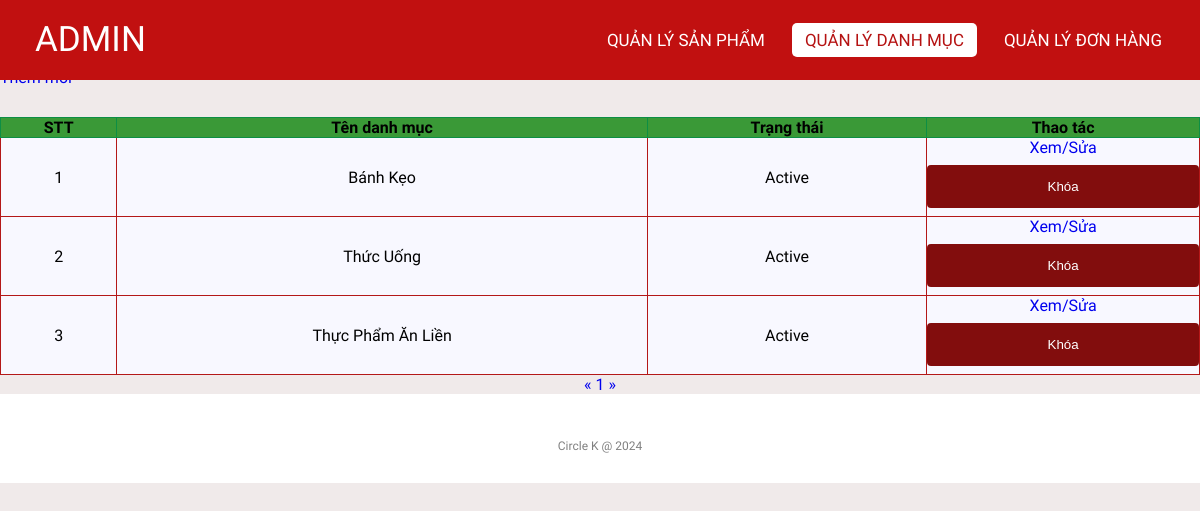
The app's page /admin/categoriesList.php (signed in) with its own data.
### tables this page shows
CREATE TABLE `categories` (
  `id` int(11) NOT NULL,
  `name` varchar(255) NOT NULL,
  `status` tinyint(4) NOT NULL DEFAULT 1
);

### lib/database.php (called while the page is built, shortened)
<?php
class Database extends PDO
{
  public $host   = DB_HOST;
  public $user   = DB_USER;
  public $pass   = DB_PASS;
  public $dbname = DB_NAME;
  public $link;
  private function connectDB()
  {
    $this->link = new mysqli(
      $this->host,
      $this->user,
      $this->pass,
      $this->dbname
    );
  }
  public function select($query)
  {
    $result = $this->link->query($query);
    if ($result->num_rows > 0) {
      return $result;
    } else {
      return false;
    }
  }
}

### classes/categories.php (called while the page is built, shortened)
<?php
$filepath = realpath(dirname(__FILE__));
include_once($filepath . '/../lib/database.php');
?>
<?php
class categories
{
    private $db;
    public function __construct()
    {
        $this->db = new Database();
    }
    public function getAllAdmin($page = 1, $total = 8)
    {
        $tmp = ($page - 1) * $total;
        $query = "SELECT * FROM categories limit $tmp,$total";
        $result = $this->db->select($query);
        return $result;
    }
    public function getCountPaging($row = 8)
    {
        $query = "SELECT COUNT(*) FROM categories";
        $mysqli_result = $this->db->select($query);
        if ($mysqli_result) {
            $totalrow = intval((mysqli_fetch_all($mysqli_result, MYSQLI_ASSOC)[0])['COUNT(*)']);
            $result = ceil($totalrow / $row);
            return $result;
        }
        return false;
    }
}
?>

### admin/categoriesList.php (the view, shortened to what this page needs)
<?php
include '../classes/categories.php';
$categories = new categories();
$list = $categories->getAllAdmin((isset($_GET['page']) ? $_GET['page'] : 1));
$pageCount = $categories->getCountPaging();
?>
<!DOCTYPE html>
<html lang="en">
<head>
    <link rel="stylesheet" href="css/style.css">
    <link rel="stylesheet" href="https://cdnjs.cloudflare.com/ajax/libs/font-awesome/5.15.4/css/all.min.css">
</head>
<body>
    <nav>
        <label class="logo">ADMIN</label>
        <ul>
            <li><a href="productlist.php" >Quản lý Sản phẩm</a></li>
            <li><a href="categoriesList.php" class="active">Quản lý danh mục</a></li>
            <li><a href="orderlist.php" id="order">Quản lý Đơn hàng</a></li>
        </ul>
    </nav>
    <div class="title">
        <h1>Danh sách danh mục</h1>
    </div>
    <div class="addNew">
        <a href="add_category.php">Thêm mới</a>
    </div>
    <div class="container">
        <?php $count = 1;
        if ($list) { ?>
            <table class="list">
                <tr>
                    <th>STT</th>
                    <th>Tên danh mục</th>
                    <th>Trạng thái</th>
                    <th>Thao tác</th>
                </tr>
                <?php foreach ($list as $key => $value) { ?>
                    <tr>
                        <td><?= $count++ ?></td>
                        <td><?= $value['name'] ?></td>
                        <td><?= ($value['status']) ? "Active" : "Block" ?></td>
                        <td>
                            <a href="edit_category.php?id=<?= $value['id'] ?>">Xem/Sửa</a>
                            <?php
                            if ($value['status']) { ?>
                                <form action="categoriesList.php" method="post">
                                    <input type="submit" value="Khóa" name="block">
                                </form>
                            <?php } ?>
                        </td>
                    </tr>
                <?php } ?>
            </table>
        <?php } else { ?>
            <h3>Chưa có danh mục nào...</h3>
        <?php } ?>
        <div class="pagination">
            <a href="categoriesList.php?page=<?= (isset($_GET['page'])) ? (($_GET['page'] <= 1) ? 1 : $_GET['page'] - 1) : 1 ?>">&laquo;</a>
            <?php
            for ($i = 1; $i <= $pageCount; $i++) {
                if (isset($_GET['page'])) {
                    if ($i == $_GET['page']) { ?>
                        <a class="active" href="categoriesList.php?page=<?= $i ?>"><?= $i ?></a>
                    <?php } else { ?>
                        <a href="categoriesList.php?page=<?= $i ?>"><?= $i ?></a>
                    <?php  }
                } else { ?>
                    <a href="categoriesList.php?page=<?= $i ?>"><?= $i ?></a>
                <?php  } ?>
            <?php }
            ?>
            <a href="categoriesList.php?page=<?= (isset($_GET['page'])) ? $_GET['page'] + 1 : 2 ?>">&raquo;</a>
        </div>
    </div>
    <footer>
        <p class="copyright">Circle K @ 2024</p>
    </footer>
</body>
</html>

### admin/css/style.css (style rules this page uses)
* { padding: 0; margin: 0; text-decoration: none; list-style: none; box-sizing: border-box; }
body { font-family: Mitr; background: rgb(240, 234, 234); }
nav { top: 0; position: fixed; background: #c11010; height: 80px; width: 100%; }
label.logo { color: white; font-size: 35px; line-height: 80px; padding: 0 35px; }
nav ul { float: right; margin-right: 20px; }
nav ul li { display: inline-block; line-height: 80px; margin: 0 5px; }
nav ul li a { color: white; font-size: 17px; padding: 7px 13px; border-radius: 3px; text-transform: uppercase; border-radius: 5px; transition: 0.5s; }
.active, a:hover { background-color: white; color: rgb(181, 18, 18); }
.container { margin-top: 30px; height: auto; }
.addNew { margin-top: 30px; }
.title { background-color: white; }
footer { padding: 30px 0; background-color:white; }
footer .copyright { margin-top: 15px; text-align: center; font-size: 12px; color: gray; }
.list { width: 100%; background-color: ghostwhite; padding: 10px; border-collapse: collapse; }
th { background-color: rgb(58, 153, 55); border: 1px solid rgb(13, 142, 69); }
td { border: 1px solid rgb(180, 24, 24); text-align: center; }
input[type=submit] { width: 100%; background-color: rgb(130, 13, 13); color: white; padding: 14px 20px; margin: 8px 0; border: none; border-radius: 4px; cursor: pointer; }
.pagination { text-align: center; }

### records on screen
categories: name "Bánh Kẹo", status "Active"
categories: name "Thức Uống", status "Active"
categories: name "Thực Phẩm Ăn Liền", status "Active"
